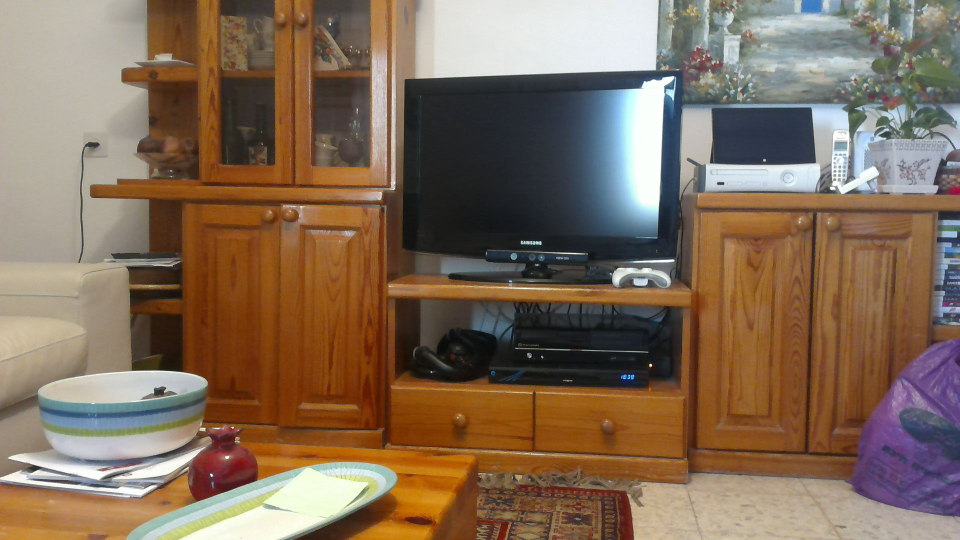
#> input picture WIN_20150828_18_38_20_Pro.jpg, 1920 x 1080 px (shown at 1/2 size)
$ python PyTest1.py
#> lines starting #> are read from the running program, lines starting #| are printed output that depends on the picture
# -*- coding: utf-8 -*-
"""
Created on Thu Jun 11 17:33:05 2015

@author: dacohe
"""

import numpy as np
import matplotlib.pyplot as plt
#import cv2

a=np.arange(1,11)
b=a*a
plt.figure(1)
plt.subplot(221)
plt.plot(a,b)

#plt.figure()
plt.subplot(222)
im=((1,1),(1,3))
plt.imshow(im)
plt.colorbar()

theta=np.linspace(0,2*np.pi,30)
y1=np.sin(theta)
y2=np.sin(1.5*theta)
#plt.figure()
plt.subplot(223)
plt.plot(theta, y1, 'ro-',linewidth=2, label='line y1')
plt.plot(theta, y2, 'g*-',linewidth=2, label='line y2')
plt.grid()
str1="Theta"
plt.xlabel(str1)
plt.ylim((-1.2,1.2))
plt.title("title 1")
plt.legend()


theta=np.arange(0,2*np.pi,0.1)
y1=np.sin(theta)
y2=np.sin(1.5*theta)
#plt.figure()
plt.subplot(224)
plt.plot(theta, y1, 'ro-',theta, y2, 'b^-',linewidth=2, label='line 99')
plt.grid()
str1="Theta"
plt.xlabel(str1)
plt.xlim((-1,10))
plt.title("title 2")
plt.legend()

plt.savefig('Example1.eps')
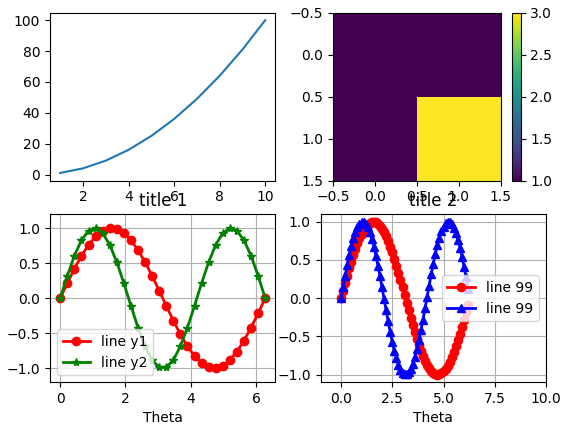
#> figure drawn by matplotlib, 5 panels; panel 1: curve peaks at x = 10, y = 100; panel 4: curve peaks at x = 1.52, y = 0.999; panel 4: curve peaks at x = 5.2, y = 0.999; panel 5: curve peaks at x = 1.6, y = 1

r=np.sin(2*theta)
plt.figure(2)
plt.polar(r,theta)

plt.savefig('Example2.eps')
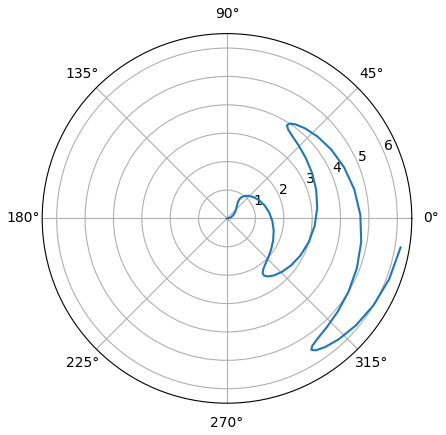
#> figure drawn by matplotlib, 1 panel

img = plt.imread('WIN_20150828_18_38_20_Pro.jpg')
#> img is the input picture: shape (1080, 1920, 3); mean R, G, B 129.8, 108.4, 88.6
plt.figure(3)
plt.imshow(img)
